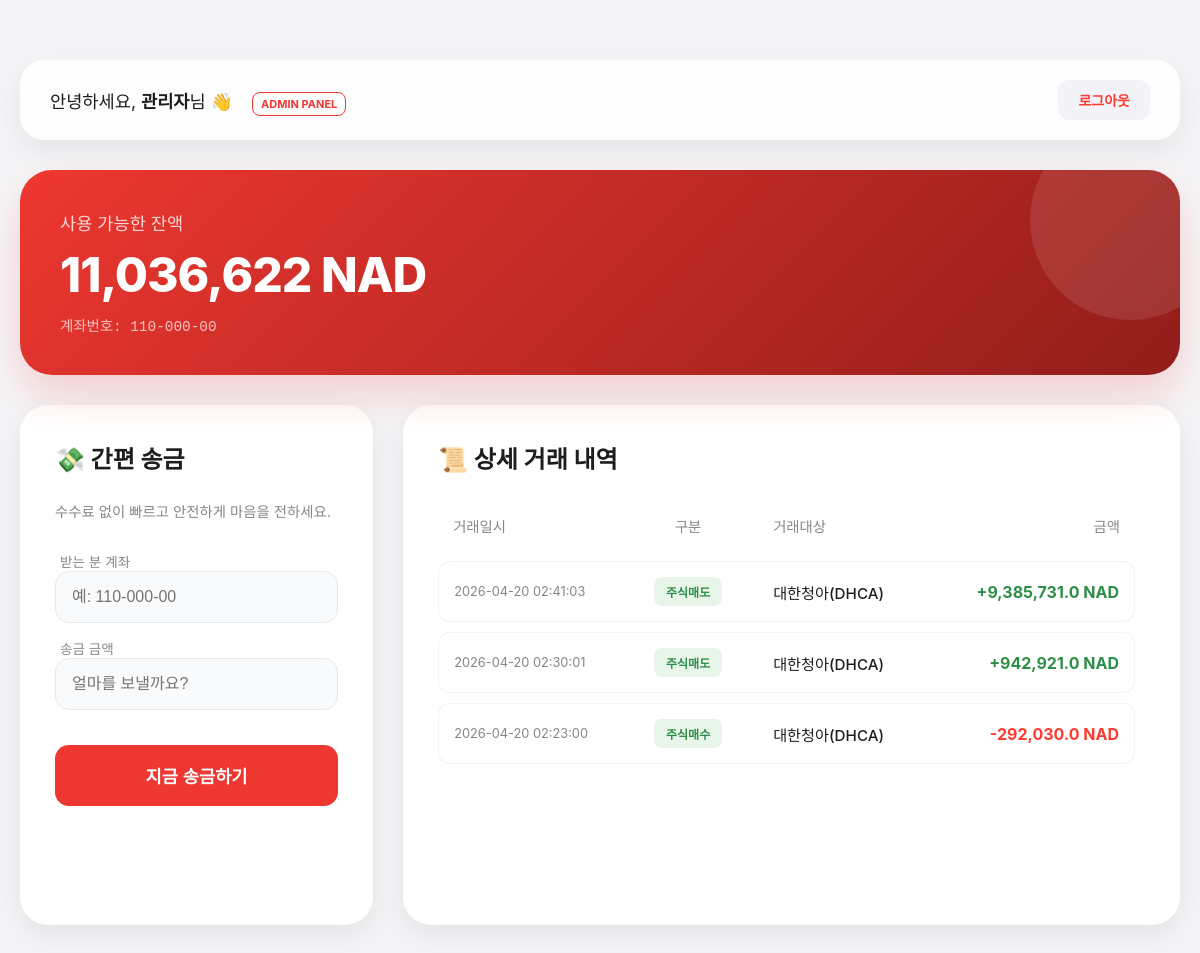
The page /dashboard (signed in) on the database its author committed.
### app.py (models this page shows)
class User(db.Model):
    id = db.Column(db.Integer, primary_key=True)
    username = db.Column(db.String(80), unique=True, nullable=False)
    password = db.Column(db.String(255), nullable=False)
    name = db.Column(db.String(80), nullable=False)
    account = db.Column(db.String(20), unique=True, nullable=False)
    balance = db.Column(db.Float, default=0.0)
    is_active = db.Column(db.Boolean, default=True) # 계좌 활성화 상태
    history = db.relationship('History', backref='user', lazy=True, cascade="all, delete-orphan")
    portfolios = db.relationship('Portfolio', backref='user', lazy=True, cascade="all, delete-orphan")

class History(db.Model):
    id = db.Column(db.Integer, primary_key=True)
    date = db.Column(db.String(50), nullable=False)
    type = db.Column(db.String(20), nullable=False)
    target = db.Column(db.String(80), nullable=False)
    amount = db.Column(db.Float, nullable=False)
    user_id = db.Column(db.Integer, db.ForeignKey('user.id'), nullable=False)

### app.py (the view)
@app.route('/dashboard')
def dashboard():
    if 'user_id' not in session: return redirect(url_for('index'))
    user, response = require_login()
    if response:
        return response
    return render_template('dashboard.html', user=user)

### app.py (called while the page is built)
def current_user():
    username = session.get('user_id')
    if not username:
        return None
    return User.query.filter_by(username=username).first()

def require_login():
    user = current_user()
    if not user:
        return None, redirect(url_for('index'))
    if not user.is_active:
        session.pop('user_id', None)
        return None, "<script>alert('해당 계좌는 일시 정지 상태입니다.'); location.href='/';</script>"
    return user, None

### templates/dashboard.html (shortened to what this page needs)
<!DOCTYPE html>
<html lang="ko">
<head>
</head>
<body>
    <div class="container">
        <div class="header">
            <div>
                <span style="font-size: 1.1rem;">안녕하세요, <strong>{{ user.name }}</strong>님 👋</span>
                {% if session['user_id'] == 'admin' %}
                    <a href="/admin" style="margin-left: 15px; font-size: 11px; color: var(--main-red); text-decoration: none; border: 1.5px solid var(--main-red); padding: 4px 8px; border-radius: 8px; font-weight: 700;">ADMIN PANEL</a>
                {% endif %}
            </div>
            <a href="/logout" class="logout-btn">로그아웃</a>
        </div>
        <div class="balance-card">
            <div class="balance-label">사용 가능한 잔액</div>
            <div class="balance-amount">{{ "{:,.0f}".format(user.balance) }} NAD</div>
            <div class="account-number">계좌번호: {{ user.account }}</div>
        </div>
        <div class="menu-grid">
            <div class="card">
                <h3>💸 간편 송금</h3>
                <p style="color: #86868b; font-size: 0.9rem; margin-bottom: 30px;">수수료 없이 빠르고 안전하게 마음을 전하세요.</p>
                <form action="/send_money" method="POST">
                    <label style="font-size: 0.85rem; color: #86868b; margin-left: 5px;">받는 분 계좌</label>
                    <input type="text" name="receiver_acc" placeholder="예: 110-000-00" required>
                    <label style="font-size: 0.85rem; color: #86868b; margin-left: 5px;">송금 금액</label>
                    <input type="number" name="amount" placeholder="얼마를 보낼까요?" min="1" step="any" required>
                    <button type="submit" style="margin-top: 20px;">지금 송금하기</button>
                </form>
            </div>
            <div class="card">
                <h3>📜 상세 거래 내역</h3>
                <div style="max-height: 500px; overflow-y: auto; padding-right: 10px;">
                    <table>
                        <thead>
                            <tr>
                                <th>거래일시</th>
                                <th style="text-align: center;">구분</th>
                                <th>거래대상</th>
                                <th style="text-align: right;">금액</th>
                            </tr>
                        </thead>
                        <tbody>
                            {% if user.history %}
                                {% for h in user.history | reverse %}
                                <tr>
                                    <td style="color: #86868b; font-size: 0.8rem;">{{ h.date }}</td>
                                    <td style="text-align: center;">
                                        {% if h.type == '출금' or '회수' in h.type %}
                                            <span class="badge badge-withdraw">{{ h.type }}</span>
                                        {% else %}
                                            <span class="badge badge-deposit">{{ h.type }}</span>
                                        {% endif %}
                                    </td>
                                    <td style="font-weight: 500; font-size: 0.95rem; overflow: hidden; text-overflow: ellipsis; white-space: nowrap;">{{ h.target }}</td>
                                    <td class="{% if h.amount|float < 0 %}text-red{% else %}text-green{% endif %}" style="text-align: right; font-weight: 700;">
                                        {{ "{:+,}".format(h.amount|float) }} NAD
                                    </td>
                                </tr>
                                {% endfor %}
                            {% endif %}
                        </tbody>
                    </table>
                </div>
            </div>
        </div>
    </div>
</body>
</html>

### templates/dashboard.html (style rules this page uses)
:root { --main-red: #ee3730; --dark-red: #911d1a; --bg-gray: #f5f5f7; --card-shadow: 0 10px 30px rgba(0,0,0,0.08); }
body { font-family: 'Pretendard', -apple-system, sans-serif; background-color: var(--bg-gray); margin: 0; padding: 20px; color: #1d1d1f; }
.container { max-width: 1250px; margin: 40px auto; animation: fadeIn 0.8s ease-out; }
.header { display: flex; justify-content: space-between; align-items: center; background: rgba(255, 255, 255, 0.8); backdrop-filter: blur(20px); padding: 20px 30px; border-radius: 24px; box-shadow: var(--card-shadow); margin-bottom: 30px; }
.balance-card { background: linear-gradient(135deg, var(--main-red), var(--dark-red)); color: white; padding: 40px; border-radius: 32px; text-align: left; margin-bottom: 30px; position: relative; overflow: hidden; box-shadow: 0 20px 40px rgba(238, 55, 48, 0.2); }
.balance-card::after { content: ""; position: absolute; top: -50px; right: -50px; width: 200px; height: 200px; background: rgba(255,255,255,0.1); border-radius: 50%; }
.balance-label { font-size: 1.1rem; opacity: 0.8; font-weight: 300; }
.balance-amount { font-size: 3rem; font-weight: 800; margin: 10px 0; letter-spacing: -1px; }
.account-number { font-size: 0.9rem; opacity: 0.7; font-family: 'Courier New', monospace; }
.menu-grid { display: grid; grid-template-columns: 1fr 2.2fr; gap: 30px; }
.card { background: white; padding: 35px; border-radius: 28px; box-shadow: var(--card-shadow); min-height: 450px; }
.card h3 { font-size: 1.5rem; margin-top: 0; margin-bottom: 25px; display: flex; align-items: center; gap: 10px; }
input { width: 100%; padding: 16px; margin-bottom: 15px; border: 1px solid #e5e8eb; border-radius: 14px; box-sizing: border-box; font-size: 1rem; background: #f9fafb; transition: 0.3s; }
button { width: 100%; padding: 18px; background: var(--main-red); color: white; border: none; border-radius: 14px; cursor: pointer; font-weight: 700; font-size: 1.1rem; transition: 0.3s; }
.logout-btn { background: #f2f2f7; color: #ff3b30; padding: 10px 20px; border-radius: 12px; text-decoration: none; font-size: 14px; font-weight: 600; transition: 0.3s; }
table { width: 100%; border-collapse: separate; border-spacing: 0 10px; margin-top: -10px; table-layout: fixed; }
th:nth-child(1), td:nth-child(1) { width: 150px; }
th:nth-child(2), td:nth-child(2) { width: 110px; text-align: center; }
th:nth-child(3), td:nth-child(3) { width: auto; }
th:nth-child(4), td:nth-child(4) { width: 180px; text-align: right; }
th { color: #86868b; font-weight: 500; padding: 15px; text-align: left; font-size: 0.9rem; }
td { padding: 15px; background: #fff; border-top: 1px solid #f2f2f7; border-bottom: 1px solid #f2f2f7; }
td:first-child { border-left: 1px solid #f2f2f7; border-top-left-radius: 12px; border-bottom-left-radius: 12px; }
td:last-child { border-right: 1px solid #f2f2f7; border-top-right-radius: 12px; border-bottom-right-radius: 12px; }
.badge { display: inline-block; white-space: nowrap; padding: 6px 12px; border-radius: 8px; font-size: 0.75rem; font-weight: 700; }
.badge-deposit { background: #e8f5e9; color: #2d8e47; }
.text-red { color: #ff3b30 !important; }
.text-green { color: #2d8e47 !important; }

### rows shown on the page
User: name "관리자", balance "11,036,622", account "110-000-00"
History: date "2026-04-20 02:41:03", type "주식매도", target "대한청아(DHCA)", amount "+9,385,731.0"
History: date "2026-04-20 02:30:01", type "주식매도", target "대한청아(DHCA)", amount "+942,921.0"
History: date "2026-04-20 02:23:00", type "주식매수", target "대한청아(DHCA)", amount "-292,030.0"
